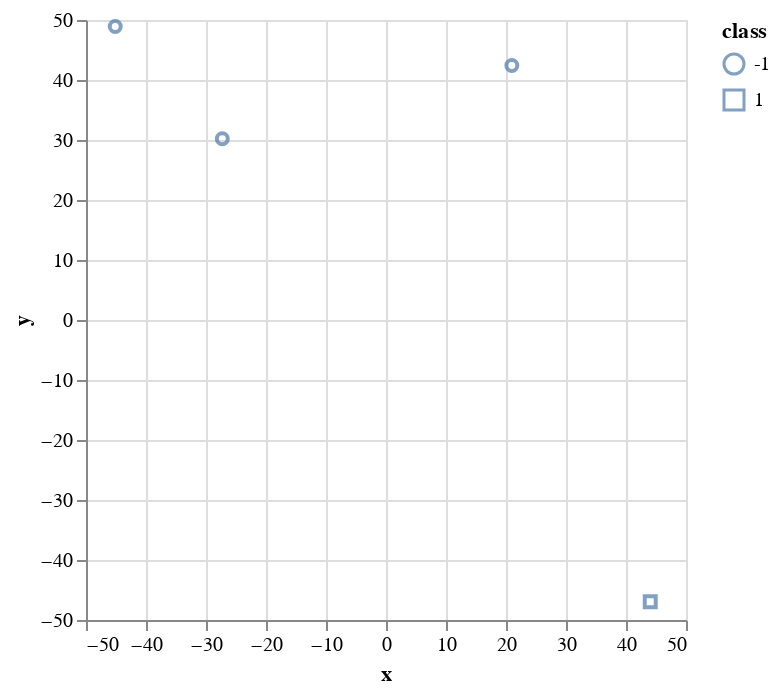

Notebook cell for this chart:
### Code cell
alt.Chart(training_df).mark_point().encode(
    x='x',
    y='y',
    shape="class"
)

### Figure 1 — Vega-Lite specification as saved in the notebook (floating-point values rounded to 4 significant figures)
{"$schema": "https://vega.github.io/schema/vega-lite/v1.2.1.json", "data": {"values": [{"class": 1, "x": 44.04, "y": -46.94}, {"class": -1, "x": -27.28, "y": 30.2}, {"class": -1, "x": 20.97, "y": 42.4}, {"class": -1, "x": -45.13, "y": 48.91}]}, "encoding": {"shape": {"field": "class", "type": "quantitative"}, "x": {"field": "x", "type": "quantitative"}, "y": {"field": "y", "type": "quantitative"}}, "mark": "point"}
